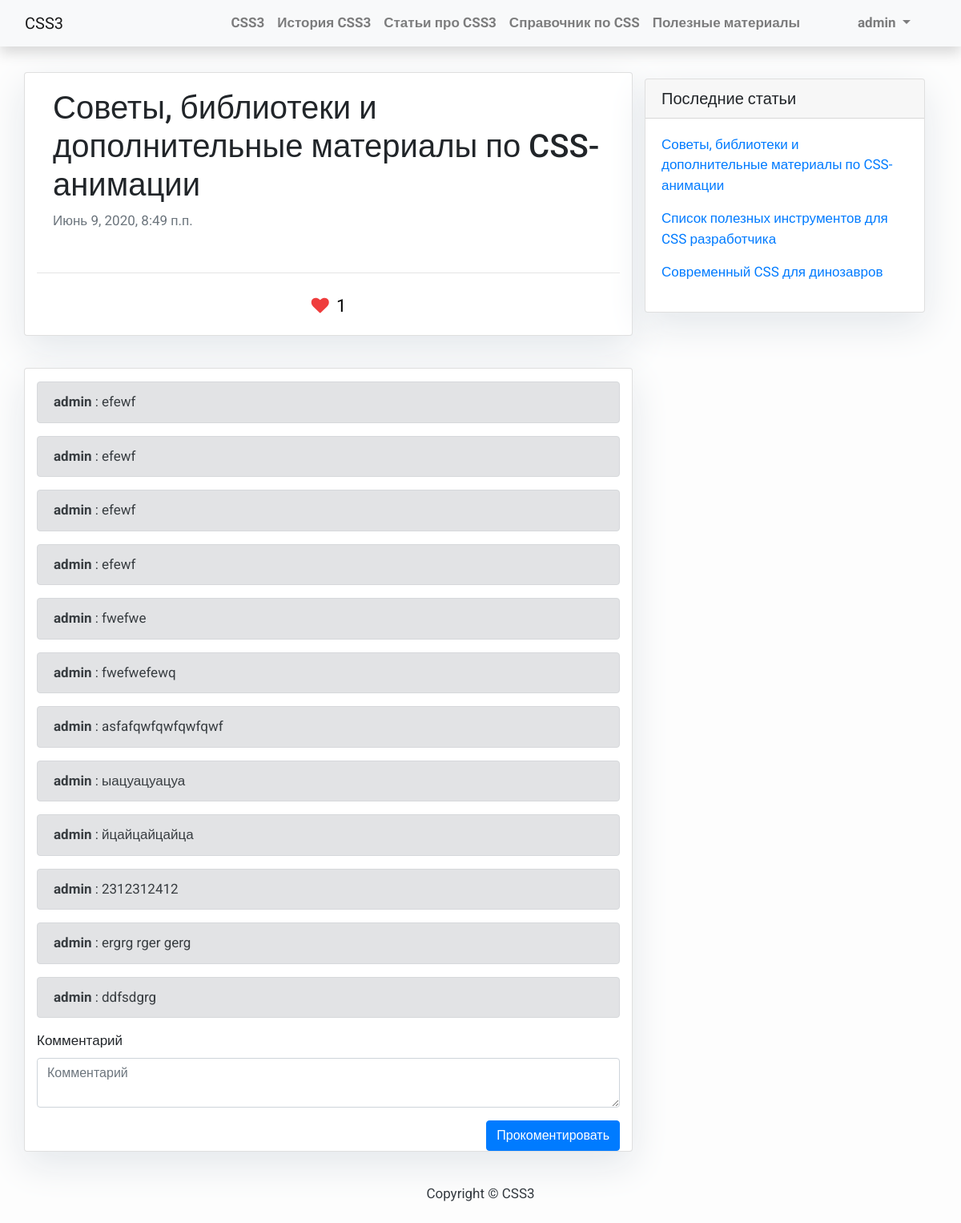
/post/sovety-biblioteki-i-dopolnitelnye-materialy-po-css-animacii/ (signed in), run on the app's committed database.
### blog/models.py (models this page shows, shortened)
class Post(models.Model):
    STATUS_CHOICES = (
        ('draft', 'В разработке'),
        ('published', 'Опубликована'),
    )
    title = models.CharField(max_length=250, verbose_name='Название')
    slug = models.SlugField(max_length=250, unique_for_date='publish', verbose_name='Слаг')
    author = models.ForeignKey(User, on_delete=models.CASCADE,
                               related_name='blog_posts')
    annotation = models.TextField(max_length=300, default='', verbose_name='Текст превью')
    body = tinymce_models.HTMLField(verbose_name='Текст')
    publish = models.DateTimeField(default=timezone.now, verbose_name='Время публикации')
    created = models.DateTimeField(auto_now_add=True, verbose_name='Время создания')
    updated = models.DateTimeField(auto_now=True, verbose_name='Время обновления')
    status = models.CharField(max_length=10, choices=STATUS_CHOICES, default='draft', verbose_name='Статус')
    class Meta:
        ordering = ('-publish',)
        verbose_name = 'Статья'
        verbose_name_plural = 'Статьи'
    objects = models.Manager()
    def get_absolute_url(self):
        return reverse('blog:post_detail', args=[self.slug])
    def has_like(self, user):
        return self.likes.filter(author=user).first()

class Like(models.Model):
    post = models.ForeignKey(Post, on_delete=models.CASCADE, related_name='likes', verbose_name='Статья')
    author = models.ForeignKey(User, on_delete=models.CASCADE, related_name='blog_likes', default=None,  verbose_name='Автор')
    class Meta:
        verbose_name = 'Лайк'
        verbose_name_plural = 'Лайки'

class Comment(models.Model):
    post = models.ForeignKey(Post, on_delete=models.CASCADE, related_name='comments', verbose_name='Статья')
    author = models.ForeignKey(User, on_delete=models.CASCADE, related_name='blog_comments', default=None,
                               verbose_name='Автор')
    body = models.TextField(verbose_name='Комментарий')
    created = models.DateTimeField(auto_now_add=True, verbose_name='Время создания')
    active = models.BooleanField(default=True, verbose_name='Статус активности')
    class Meta:
        ordering = ('created',)
        verbose_name = 'Коментарий'
        verbose_name_plural = 'Коментарии'

### blog/views.py (the view, shortened to what this page needs)
# urls.py: path('post/<slug:slug>/', views.PostDetail.as_view(), name='post_detail'),
class PostDetail(generic.DetailView):
    model = Post
    template_name = 'blog/post_detail.html'
    def get(self, request, *args, **kwargs):
        comment_form = CommentForm()
        self.object = self.get_object()
        context = self.get_context_data(object=self.object, form=comment_form)
        return self.render_to_response(context)

### blog/forms.py
class CommentForm(forms.ModelForm):
    class Meta:
        model = Comment
        fields = ('body', )
        widgets = {
            'body': forms.Textarea(attrs={'rows': 2}),
        }

### blog/templatetags/blog_tags.py (called while the page is built)
@register.inclusion_tag('blog/tags/latest_posts.html')
def show_latest_posts(count=5):
    latest_posts = Post.objects.filter(status='published').order_by('-publish')[:count]
    return {'latest_posts': latest_posts}

### blog/templatetags/method.py (called while the page is built)
@register.filter
def method(value, arg):
    if hasattr(value, str(arg)):
        return getattr(value, str(arg))
    return "[%s has no method %s]" % (value, arg)

@register.filter
def call(value):
    if not callable(value):
        return "[%s is not callable]" % value
    return value()

@register.filter(name="with")
def with_(value, arg):
    if callable(value):
        return partial(value, arg)
    return "[%s is not callable]" % value

### templates/blog/post_detail.html (shortened to what this page needs)
{% extends 'base.html' %}
{% load bootstrap4 %}
{% block content %}
<div class="container">
    <div class="row">
        <div class="col-md-8 card mb-4  mt-3 left  top">
            <div class="card-body">
                <h1>{% block title %} {{ object.title }} {% endblock title %}</h1>
                <p class="text-muted">{{ post.created }}</p>
            </div>
            <hr>
            <div id="like-{{ post.id }}" class="d-flex justify-content-center mt-1 mb-3">
                {% include 'blog/widgets/like.html' with post=post%}
            </div>
        </div>
        {% include 'blog/widgets/sidebar.html' %}
        <div class="col-md-8 card mb-4  mt-3 left top pt-3">
            {% for comment in object.comments.all %}
            <div class="alert alert-secondary" role="alert">
                <b>{{ comment.author }}</b> : {{ comment.body }}
            </div>
            {% empty %}
            <div class="alert alert-secondary" role="alert">
                Пока никто еще не прокомментировал.
            </div>
            {% endfor %}
            <form action="{% url 'blog:post_detail' object.slug %}" method="post">
                {% bootstrap_form form %}
                <div class="d-flex justify-content-end">
                    {% buttons %}
                    <button type="submit" class="btn btn-primary">Прокоментировать</button>
                    {% endbuttons %}
                </div>
            </form>
        </div>
    </div>
</div>
{% endblock content %}

### templates/base.html (shortened to what this page needs)
{% load bootstrap4 %}
{% load staticfiles %}
<!DOCTYPE html>
<html>
<head>
    {% bootstrap_css %}
    <link href="https://stackpath.bootstrapcdn.com/font-awesome/4.7.0/css/font-awesome.min.css" rel="stylesheet">
    <link href="{% static 'css/base.css' %}" rel="stylesheet">
</head>
<body>
<nav class="navbar navbar-expand-lg navbar-light bg-light shadow" id="mainNav">
    <div class="container-fluid">
        <a class="navbar-brand" href="{% url 'blog:post_list' %}">CSS3</a>
        <div class="collapse navbar-collapse" id="navbarResponsive">
            <ul class="navbar-nav ml-auto">
                <li class="nav-item text-black">
                    <a class="nav-link text-black font-weight-bold {% if request.resolver_match.url_name == 'index' %} active {% endif %}"
                       href="{% url 'blog:index' %}">CSS3</a>
                </li>
                <li class="nav-item text-black">
                    <a class="nav-link text-black font-weight-bold {% if request.resolver_match.url_name == 'history' %} active {% endif %}"
                       href="{% url 'blog:history' %}">История CSS3</a>
                </li>
                <li class="nav-item text-black">
                    <a class="nav-link text-black font-weight-bold {% if request.resolver_match.url_name == 'post_list' %} active {% endif %}"
                       href="{% url 'blog:post_list' %}">Статьи про CSS3</a>
                </li>
                <li class="nav-item text-black">
                    <a class="nav-link text-black font-weight-bold {% if request.resolver_match.url_name == 'property_list' %} active {% endif %}"
                       href="{% url 'blog:property_list' %}">Справочник по CSS</a>
                </li>
                <li class="nav-item text-black">
                    <a class="nav-link text-black font-weight-bold {% if request.resolver_match.url_name == 'resources' %} active {% endif %}"
                       href="{% url 'blog:resources' %}">Полезные материалы</a>
                </li>
                {% if request.user.is_authenticated %}
                <li class="nav-item dropdown">
                    <a class="nav-link dropdown-toggle text-black font-weight-bold ml-5 mr-3 pl-3 pr-3" href="#"
                       role="button" data-toggle="dropdown"
                       aria-haspopup="true" aria-expanded="false">
                        {{ request.user.username }}
                    </a>
                </li>
                {% else %}
                <a class="nav-link text-black font-weight-bold ml-5 mr-3 pl-3 pr-3" href="{% url 'login' %}">Авторизоваться</a>
                {% endif %}
            </ul>
        </div>
    </div>
</nav>
{% block content %}{% endblock content %}
<footer class="py-3 bg-grey">
    <p class="m-0 text-dark text-center ">Copyright &copy; CSS3</p>
</footer>
</body>
</html>

### templates/blog/widgets/like.html
{% load method %}
<a class="like-post p-1 pr-2" href="javascript:like({{ post.id }});">
    <i class="fa {% if post|method:'has_like'|with:request.user|call %} fa-heart {% else %} fa-heart-o {% endif %} like-post-icon"
       aria-hidden="true"></i>
    <span class="like-post-text">{{ post.likes.count }}</span>
</a>

### templates/blog/widgets/sidebar.html
{% load blog_tags %}
<div class="col-md-4 float-right ">
    <div class="card my-4">
        <h5 class="card-header">Последние статьи</h5>
        {% show_latest_posts 3 %}
    </div>
</div>

### templates/blog/tags/latest_posts.html
<div class="card-body">
    {% for post in latest_posts %}
        <p><a href="{{ post.get_absolute_url }}">{{ post.title }}</a></p>
    {% endfor %}
</div>

### static/css/base.css (style rules this page uses)
body { font-family: "Roboto", sans-serif; font-size: 17px; background-color: #fdfdfd; }
.shadow { box-shadow: 0 4px 2px -2px rgba(0, 0, 0, 0.1); }
.card { box-shadow: 0 16px 48px #E3E7EB; }
body { min-height: 100vh; position: relative; margin: 0; padding-bottom: 100px; }
footer { display: block; position: absolute; bottom: 0; height: 100px; width: 100%; }
.like-post { color: #000 }
.like-post-icon { padding: 5px; color: #ef3d3d; font-size: 22px; !important; }
.like-post-text { font-size: 22px; }

### data on the page
Post: title "Советы, библиотеки и дополнительные материалы по CSS-анимации", created "Июнь 9, 2020, 8:49 п.п.", likes.count "1"
Post: title "Список полезных инструментов для CSS разработчика"
Post: title "Современный CSS для динозавров"
Comment: author "admin", body "efewf"
Comment: author "admin", body "efewf"
Comment: author "admin", body "efewf"
Comment: author "admin", body "efewf"
Comment: author "admin", body "fwefwe"
Comment: author "admin", body "fwefwefewq"
Comment: author "admin", body "asfafqwfqwfqwfqwf"
Comment: author "admin", body "ыацуацуацуа"
Comment: author "admin", body "йцайцайцайца"
Comment: author "admin", body "2312312412"
Comment: author "admin", body "ergrg rger gerg"
Comment: author "admin", body "ddfsdgrg"

### other printed values
{{ request.user.username }} "admin"
